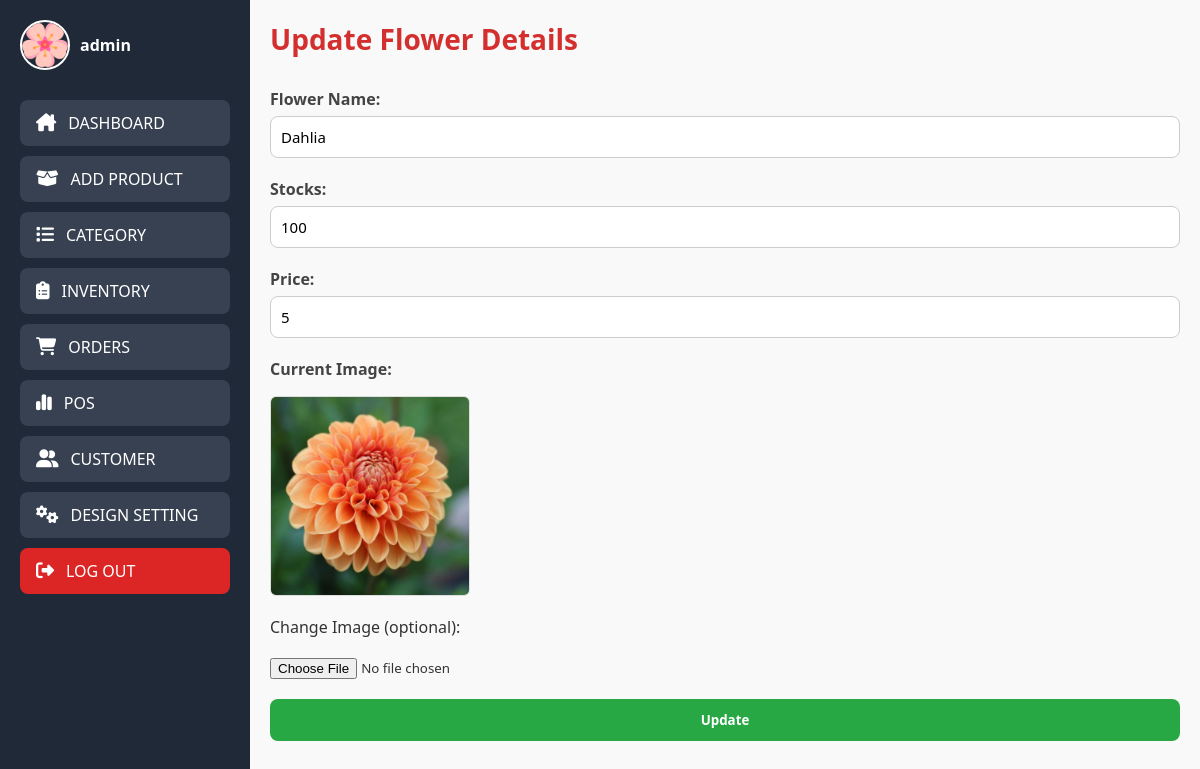
Page /php/edit-flower.php?id=9 on the committed database.
### tables this page shows
CREATE TABLE `flower` (
  `id` int(11) NOT NULL,
  `flower` varchar(50) NOT NULL,
  `image` varchar(255) NOT NULL,
  `stocks` int(11) NOT NULL,
  `sold` int(11) DEFAULT NULL,
  `price` int(11) NOT NULL,
  `available_stocks` int(11) DEFAULT NULL
);

### php/edit-flower.php (the view, shortened to what this page needs)
<?php
include('admin-nav.php');
$id = $_GET['id'];
$result = mysqli_query($conn, "SELECT * FROM flower WHERE id = $id");
$row = mysqli_fetch_assoc($result);
?>
<!DOCTYPE html>
<html>
<head>
    <link rel="stylesheet" href="../css/edit-flower.css">
</head>
<body>
    <div class="main-container">
    <div class="content-wrapper">
    <div class="all">
    <h1 class="title">Update Flower Details</h1>
    <form method="post" autocomplete="off" enctype="multipart/form-data" class="form">
        <div class="form-group">
        <label for="name">Flower Name:</label>
        <input type="text" name="name" value="<?= $row['flower'] ?>" required>
        </div>
        <div class="form-group">
        <label for="stocks">Stocks:</label>
        <input type="text" name="stocks" value="<?= $row['stocks'] ?>" required>
        </div>
        <div class="form-group">
        <label for="price">Price:</label>
        <input type="text" name="price" value="<?= $row['price'] ?>" required>
        </div>
        <div class="form-group">
        <label for="image">Current Image:</label>
        <img src="../img/<?= $row['image'] ?>" class="preview-image">
        </div>
        <label>Change Image (optional):</label>
        <input type="file" name="image" accept=".jpg,.jpeg,.png">
        <div class="form-group">
        <button class="submit-btn" type="submit" name="update">Update</button>
        </div>
    </form>
    </div>
    </div>
    </div>
</body>
</html>

### php/admin-nav.php (shortened to what this page needs)
<?php
$conn = mysqli_connect("localhost:3306", "root", "", "flowershop");
if (isset($_GET["newUsername"])) {
    $newAdminName = $_GET["newUsername"];
} else {
    if (isset($_SESSION['adminUsername'])) {
        $newAdminName = $_SESSION['adminUsername'];
    } else {
        $result = mysqli_query($conn, "SELECT username FROM admin WHERE email = 'admin@gmail.com'");
        if ($result && $row = mysqli_fetch_assoc($result)) {
            $newAdminName = $row['username'];
        } else {
            $newAdminName = "ADMIN";
        }
    }
}
$result = mysqli_query($conn, "SELECT image FROM admin WHERE username = '$newAdminName'");
if ($result && $row = mysqli_fetch_assoc($result)) {
    $profile_picture = $row['image'];
} else {
    $profile_picture = "default_image.jpg";
}
?>
<!DOCTYPE html>
<html lang="en">
<head>
    <link rel="stylesheet" href="../css/admin-nav.css">
    <link rel="stylesheet" href="https://cdnjs.cloudflare.com/ajax/libs/font-awesome/6.4.2/css/all.min.css" />
</head>
<body>
<div class="sidebar">
  <div class="sidebar-content">
    <a href="admin-account.php?newUsername=<?php echo urlencode($newAdminName); ?>" class="admin-profile">
      <img src="<?php echo $profile_picture; ?>" alt="Admin Profile">
      <span><?php echo $newAdminName; ?></span>
    </a>
    <nav class="nav-links">
      <a href="admin-dashboard.php" class="nav-btn">
        <i class="fa-solid fa-house-chimney"></i>
        <span>DASHBOARD</span>
      </a>
      <a href="add-product.php" class="nav-btn">
        <i class="fa-solid fa-box-open"></i>
        <span>ADD PRODUCT</span>
      </a>
      <a href="category-management.php" class="nav-btn">
        <i class="fa-solid fa-list"></i>
        <span>CATEGORY</span>
      </a>
      <a href="product-inventory.php" class="nav-btn">
        <i class="fa-solid fa-clipboard-list"></i>
        <span>INVENTORY</span>
      </a>
      <a href="orders.php" class="nav-btn">
        <i class="fa-solid fa-cart-shopping"></i>
        <span>ORDERS</span>
      </a>
      <a href="pos.php" class="nav-btn">
        <i class="fa-solid fa-chart-simple"></i>
        <span>POS</span>
      </a>
      <a href="unlock-user.php" class="nav-btn">
        <i class="fa-solid fa-user-group"></i>
        <span>CUSTOMER</span>
      </a>
      <a href="customer-design-setting.php" class="nav-btn">
        <i class="fa-solid fa-gears"></i>
        <span>DESIGN SETTING</span>
      </a>
      <a href="customer-landing-page.php" class="nav-btn logout">
        <i class="fa-solid fa-right-from-bracket"></i>
        <span>LOG OUT</span>
      </a>
    </nav>
  </div>
</div>
</body>
</html>

### css/admin-nav.css (style rules this page uses)
.sidebar { width: 250px; height: 100vh; background-color: #1f2937; position: fixed; top: 0; left: 0; padding: 20px; }
.admin-profile { display: flex; align-items: center; gap: 10px; margin-bottom: 30px; text-decoration: none; color: #fff; }
.admin-profile img { width: 50px; height: 50px; border-radius: 50%; object-fit: cover; border: 2px solid #fff; }
.admin-profile span { font-size: 16px; font-weight: bold; }
.nav-links { display: flex; flex-direction: column; gap: 10px; }
.nav-btn { display: flex; align-items: center; gap: 12px; padding: 12px 16px; background-color: #374151; border-radius: 8px; text-decoration: none; color: #ffffff; font-weight: 500; transition: background-color 0.3s ease; }
.nav-btn i { font-size: 18px; }
.logout { background-color: #dc2626; }

### css/edit-flower.css (style rules this page uses)
* { margin: 0; padding: 0; box-sizing: border-box; font-family: 'Segoe UI', Tahoma, Geneva, Verdana, sans-serif; }
body { background-color: #f9f9f9; color: #333; }
.main-container { display: flex; min-height: 100vh; width: 100%; }
.content-wrapper { margin-left: 250px; flex-grow: 1; padding: 20px; background-color: #f9f9f9; overflow-x: auto; }
.title { text-align: left; font-size: 28px; margin-bottom: 30px; color: #d32f2f; }
.form { display: flex; flex-direction: column; gap: 20px; }
.form-group { display: flex; flex-direction: column; }
.form-group label { margin-bottom: 6px; font-weight: 600; color: #444; }
.form-group input[type="text"], .form-group select, .form-group input[type="file"] { padding: 10px; border: 1px solid #ccc; border-radius: 8px; font-size: 15px; }
.submit-btn { padding: 12px; background-color: #28a745; color: #fff; font-weight: bold; border: none; border-radius: 8px; cursor: pointer; transition: background-color 0.3s ease; }
.preview-image { margin-top: 10px; max-width: 200px; border: 1px solid #ddd; border-radius: 6px; }

### rows in the picture
flower: name "Dahlia", stocks "100", price "5", image (picture)

### other values in the picture
$newAdminName "admin"
